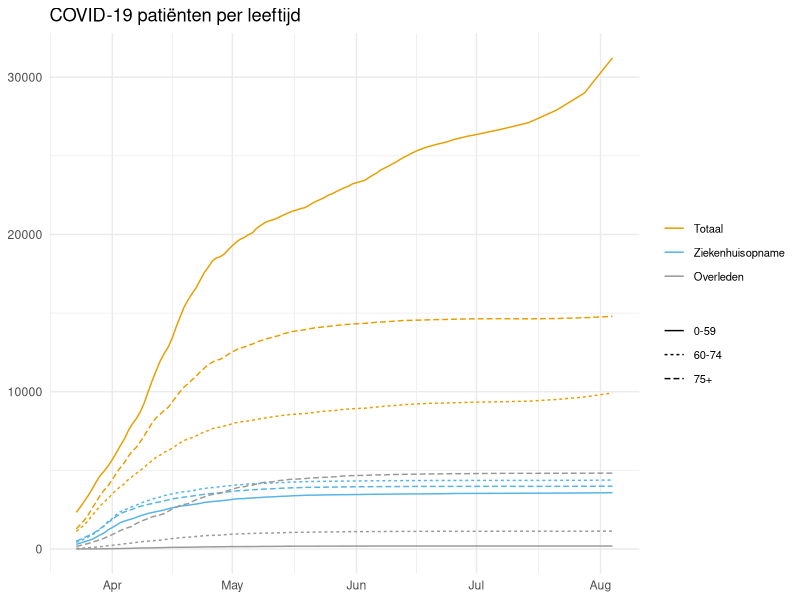

The R source for this figure: (Note: this script raises an error after producing the figure.)
library(tidyverse)
library(cowplot)
library(glue)
library(lubridate)
dir.create("plots")

############################
##### DESCRIPTIVE DATA #####
############################

# Age
read_csv("data/rivm_NL_covid19_age.csv") %>%
  filter(LeeftijdGroep != "Niet vermeld") %>%
  mutate(
    groep = ifelse(LeeftijdGroep %in% c("0-4", "5-9", "10-14", "15-19", "20-24", "25-29", "30-34", "35-39", "40-44", "45-49", "50-54", "55-59"), "0-59", NA),
    groep = ifelse(LeeftijdGroep %in% c("60-64", "65-69", "70-74"), "60-74", groep),
    groep = ifelse(LeeftijdGroep %in% c("75-79", "80-84", "85-89", "90-94", "95+"), "75+", groep)
  ) %>%
  group_by(Datum, groep, Type) %>%
  summarize(Aantal = sum(Aantal)) %>%
  mutate(Type = factor(Type, c("Totaal", "Ziekenhuisopname", "Overleden"))) %>%
  ggplot(aes(x = Datum, y = Aantal, colour = Type, linetype=groep)) +
  geom_line() +
  theme_minimal() +
  theme(axis.title.x=element_blank(),
        axis.title.y=element_blank(),
        legend.pos = "bottom",
        legend.text = element_text(size = 8),
        legend.title = element_blank()) +
  scale_color_manual(values=c("#E69F00", "#56B4E9", "#999999")) +
  ggtitle("COVID-19 patiënten per leeftijd") +
  ggsave("plots/overview_plot_leeftijd.png", width = 5.5, height=4)

# Sex
# COVID-19 patiënten per geslacht
## Absolute waarden
read_csv("data/rivm_NL_covid19_sex.csv") %>%
  filter(Geslacht %in% c("Man", "Vrouw")) %>%
  mutate(Type = factor(Type, c("Totaal", "Ziekenhuisopname", "Overleden"))) %>%
  ggplot(aes(x = Datum, y = Aantal, colour = Type, linetype= Geslacht)) +
  geom_line() +
  theme_minimal() +
  theme(axis.title.x=element_blank(),
        axis.title.y=element_blank(),
        legend.pos = "bottom",
        legend.title = element_blank()) +
  scale_color_manual(values=c("#E69F00", "#56B4E9", "#999999")) +
  ggtitle("COVID-19 patiënten per geslacht") +
  ggsave("plots/overview_plot_geslacht.png", width = 5.5, height=4)

## Percentages
sex <- read_csv("data/rivm_NL_covid19_sex.csv") 
sex <- sex %>% filter(Geslacht != "Niet vermeld")
ratio <- (sex %>% filter(Geslacht == "Man")   %>% select(Aantal) /
          sex %>% filter(Geslacht == "Vrouw") %>% select(Aantal))
sex['Ratio'] <- rep(as.matrix(ratio), each =2)

sex %>%
  mutate(Type = factor(Type, c("Totaal", "Ziekenhuisopname", "Overleden"))) %>%
  ggplot(aes(x = Datum, y = Ratio, colour = Type)) +
  geom_line() +
  theme_minimal() +
  theme(axis.title.x=element_blank(),
        axis.title.y=element_blank(),
        legend.pos = "bottom",
        legend.title = element_blank()) +
  scale_color_manual(values=c("#E69F00", "#56B4E9", "#999999")) +
  ggtitle("COVID-19 patiënten Man:Vrouw ratio") +
  ggsave("plots/ratio_plot_geslacht.png", width = 5.5, height=4)


# TOENAME COVID-19 patiënten per geslacht 
## Absolute waarden
sex <- sex %>% 
  filter(Geslacht == "Man" & Type == "Totaal") %>%
  mutate(Toename = Aantal - lag(Aantal)) %>%
  bind_rows(sex %>% 
              filter(Geslacht == "Man" & Type == "Ziekenhuisopname") %>%
              mutate(Toename = Aantal - lag(Aantal))) %>%
  bind_rows(sex %>% 
              filter(Geslacht == "Man" & Type == "Overleden") %>%
              mutate(Toename = Aantal - lag(Aantal))) %>%
  bind_rows(sex %>% 
              filter(Geslacht == "Vrouw" & Type == "Totaal") %>%
              mutate(Toename = Aantal - lag(Aantal))) %>%
  bind_rows(sex %>% 
              filter(Geslacht == "Vrouw" & Type == "Ziekenhuisopname") %>%
              mutate(Toename = Aantal - lag(Aantal))) %>%
  bind_rows(sex %>% 
              filter(Geslacht == "Vrouw" & Type == "Overleden") %>%
              mutate(Toename = Aantal - lag(Aantal)))

sex %>%
  mutate(Type = factor(Type, c("Totaal", "Ziekenhuisopname", "Overleden"))) %>%
  ggplot(aes(x = Datum, y = Toename, colour = Type, linetype= Geslacht)) +
  geom_line() +
  theme_minimal() +
  theme(axis.title.x=element_blank(),
        axis.title.y=element_blank(),
        legend.pos = "bottom",
        legend.title = element_blank()) +
  scale_color_manual(values=c("#E69F00", "#56B4E9", "#999999")) +
  ggtitle("Toename COVID-19 patiënten per geslacht") +
  ggsave("plots/toename_plot_geslacht.png", width = 5.5, height=4)


## Percentages
sex <- sex[order(sex$Datum, sex$Type),]
ratio_toe <- (sex %>% filter(Geslacht == "Man")   %>% select(Toename) /
                sex %>% filter(Geslacht == "Vrouw") %>% select(Toename))
sex['Ratio_toe'] <- rep(as.matrix(ratio_toe), each =2)

sex %>%
  mutate(Type = factor(Type, c("Totaal", "Ziekenhuisopname", "Overleden"))) %>%
  ggplot(aes(x = Datum, y = Ratio_toe, colour = Type)) +
  geom_line() +
  theme_minimal() +
  theme(axis.title.x=element_blank(),
        axis.title.y=element_blank(),
        legend.pos = "bottom",
        legend.title = element_blank()) +
  scale_color_manual(values=c("#E69F00", "#56B4E9", "#999999")) +
  ggtitle("Toename COVID-19 patiënten Man:Vrouw ratio") +
  ggsave("plots/ratio_toename_geslacht.png", width = 5.5, height=4)
